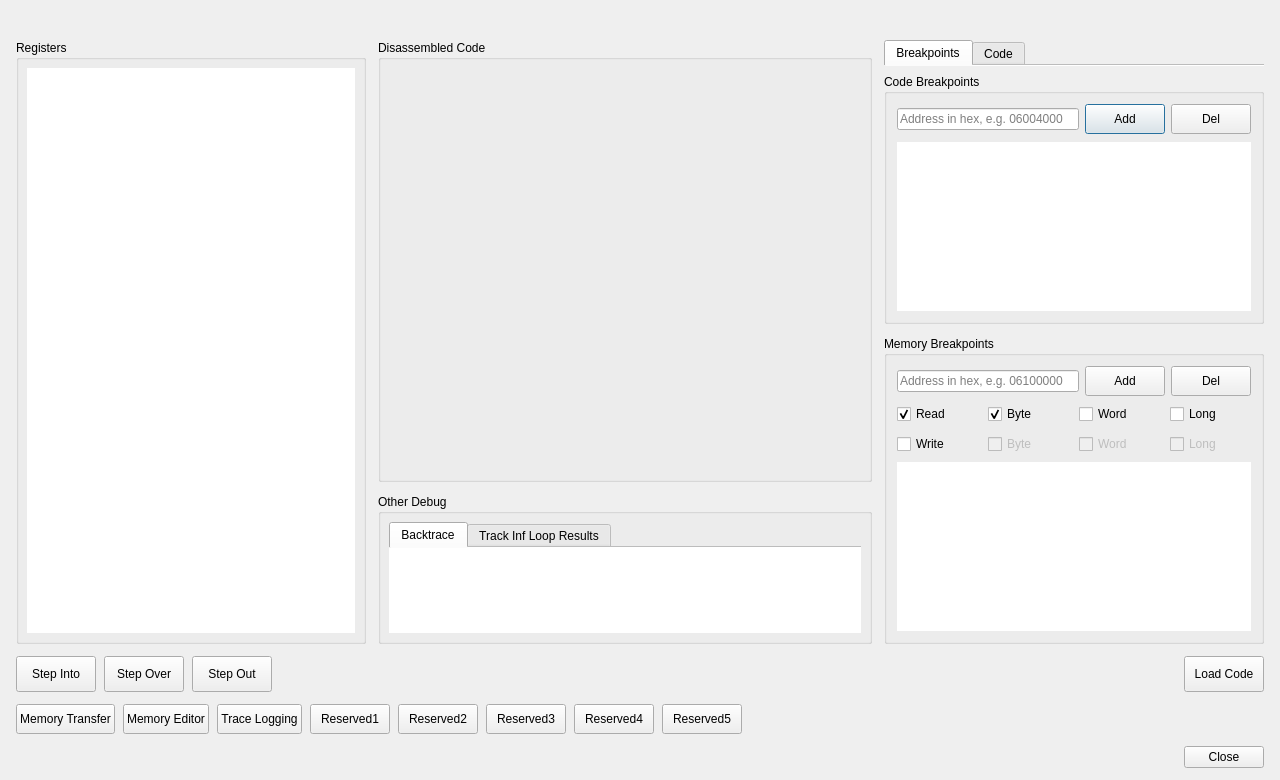
<?xml version="1.0" encoding="UTF-8"?>
<ui version="4.0">
 <class>UIDebugCPU</class>
 <widget class="QDialog" name="UIDebugCPU">
  <property name="geometry"><rect><x>0</x><y>0</y><width>1280</width><height>780</height></rect></property>
  <property name="windowTitle"><string>Debug</string></property>
  <layout class="QVBoxLayout" name="verticalLayout_13">
   <property name="leftMargin"><number>16</number></property><property name="topMargin"><number>14</number></property><property name="rightMargin"><number>16</number></property><property name="bottomMargin"><number>12</number></property><property name="spacing"><number>12</number></property>
   <item><layout class="QHBoxLayout" name="hlHeader"><property name="leftMargin"><number>0</number></property><property name="topMargin"><number>0</number></property><property name="rightMargin"><number>0</number></property><property name="bottomMargin"><number>0</number></property><property name="spacing"><number>8</number></property><item><widget class="QLabel" name="lProcBadge"><property name="text"><string></string></property></widget></item><item><widget class="QLabel" name="lPcChip"><property name="text"><string></string></property></widget></item><item><spacer name="sp_hd"><property name="orientation"><enum>Qt::Horizontal</enum></property><property name="sizeHint" stdset="0"><size><width>0</width><height>0</height></size></property></spacer></item></layout></item>
   <item><layout class="QHBoxLayout" name="hlBody"><property name="leftMargin"><number>0</number></property><property name="topMargin"><number>0</number></property><property name="rightMargin"><number>0</number></property><property name="bottomMargin"><number>0</number></property><property name="spacing"><number>12</number></property><item><widget class="QGroupBox" name="gbRegisters"><property name="title"><string>Registers</string></property><property name="minimumSize"><size><width>310</width><height>0</height></size></property><property name="maximumSize"><size><width>350</width><height>16777215</height></size></property><layout class="QVBoxLayout" name="vlRegs"><property name="leftMargin"><number>8</number></property><property name="topMargin"><number>8</number></property><property name="rightMargin"><number>8</number></property><property name="bottomMargin"><number>8</number></property><item><widget class="QListWidget" name="lwRegisters"><property name="alternatingRowColors"><bool>true</bool></property><property name="frameShape"><enum>QFrame::NoFrame</enum></property></widget></item></layout></widget></item><item><layout class="QVBoxLayout" name="vlCol2" stretch="3,1"><property name="leftMargin"><number>0</number></property><property name="topMargin"><number>0</number></property><property name="rightMargin"><number>0</number></property><property name="bottomMargin"><number>0</number></property><property name="spacing"><number>12</number></property><item><widget class="QGroupBox" name="gbDisassembledCode"><property name="title"><string>Disassembled Code</string></property><layout class="QVBoxLayout" name="vlDisasm"><property name="leftMargin"><number>8</number></property><property name="topMargin"><number>8</number></property><property name="rightMargin"><number>8</number></property><property name="bottomMargin"><number>8</number></property><item><widget class="UIDisasm" name="lwDisassembledCode"/></item></layout></widget></item><item><widget class="QGroupBox" name="gbBackTrace"><property name="title"><string>Other Debug</string></property><property name="minimumSize"><size><width>0</width><height>150</height></size></property><layout class="QVBoxLayout" name="vlOther"><property name="leftMargin"><number>8</number></property><property name="topMargin"><number>8</number></property><property name="rightMargin"><number>8</number></property><property name="bottomMargin"><number>8</number></property><item><widget class="QTabWidget" name="tabOtherDebug"><property name="documentMode"><bool>true</bool></property><widget class="QWidget" name="tab_3"><attribute name="title"><string>Backtrace</string></attribute><layout class="QVBoxLayout" name="vlTab3"><property name="leftMargin"><number>0</number></property><property name="topMargin"><number>0</number></property><property name="rightMargin"><number>0</number></property><property name="bottomMargin"><number>0</number></property><item><widget class="QListWidget" name="lwBackTrace"><property name="alternatingRowColors"><bool>true</bool></property><property name="frameShape"><enum>QFrame::NoFrame</enum></property></widget></item></layout></widget><widget class="QWidget" name="tab_4"><attribute name="title"><string>Track Inf Loop Results</string></attribute><layout class="QVBoxLayout" name="vlTab4"><property name="leftMargin"><number>0</number></property><property name="topMargin"><number>0</number></property><property name="rightMargin"><number>0</number></property><property name="bottomMargin"><number>0</number></property><item><widget class="QTableWidget" name="twTrackInfLoop"><property name="editTriggers"><set>QAbstractItemView::NoEditTriggers</set></property><property name="alternatingRowColors"><bool>true</bool></property><property name="selectionBehavior"><enum>QAbstractItemView::SelectRows</enum></property><property name="frameShape"><enum>QFrame::NoFrame</enum></property><attribute name="verticalHeaderVisible"><bool>false</bool></attribute><column><property name="text"><string>Address</string></property></column><column><property name="text"><string>Count</string></property></column></widget></item></layout></widget></widget></item></layout></widget></item></layout></item><item><widget class="QTabWidget" name="codeTab"><property name="documentMode"><bool>true</bool></property><property name="minimumSize"><size><width>320</width><height>0</height></size></property><property name="maximumSize"><size><width>380</width><height>16777215</height></size></property><widget class="QWidget" name="tabBreakpoints"><attribute name="title"><string>Breakpoints</string></attribute><layout class="QVBoxLayout" name="vlBpTab"><property name="leftMargin"><number>0</number></property><property name="topMargin"><number>8</number></property><property name="rightMargin"><number>0</number></property><property name="bottomMargin"><number>0</number></property><property name="spacing"><number>12</number></property><item><widget class="QGroupBox" name="gbCodeBreakpoints"><property name="title"><string>Code Breakpoints</string></property><layout class="QVBoxLayout" name="vlCodeBp"><property name="leftMargin"><number>10</number></property><property name="topMargin"><number>10</number></property><property name="rightMargin"><number>10</number></property><property name="bottomMargin"><number>10</number></property><property name="spacing"><number>8</number></property><item><layout class="QHBoxLayout" name="hlCodeBp"><property name="leftMargin"><number>0</number></property><property name="topMargin"><number>0</number></property><property name="rightMargin"><number>0</number></property><property name="bottomMargin"><number>0</number></property><property name="spacing"><number>6</number></property><item><widget class="QLineEdit" name="leCodeBreakpoint"><property name="placeholderText"><string>Address in hex, e.g. 06004000</string></property><property name="clearButtonEnabled"><bool>true</bool></property></widget></item><item><widget class="QPushButton" name="pbAddCodeBreakpoint"><property name="text"><string>Add</string></property><property name="minimumSize"><size><width>0</width><height>30</height></size></property><property name="cursor"><cursorShape>PointingHandCursor</cursorShape></property><property name="toolTip"><string>Add a breakpoint on this address</string></property></widget></item><item><widget class="QPushButton" name="pbDelCodeBreakpoint"><property name="text"><string>Del</string></property><property name="minimumSize"><size><width>0</width><height>30</height></size></property><property name="cursor"><cursorShape>PointingHandCursor</cursorShape></property><property name="toolTip"><string>Remove the selected breakpoints</string></property></widget></item></layout></item><item><widget class="QListWidget" name="lwCodeBreakpoints"><property name="alternatingRowColors"><bool>true</bool></property><property name="frameShape"><enum>QFrame::NoFrame</enum></property><property name="toolTip"><string>Double-click a breakpoint to show it in the disassembly</string></property></widget></item></layout></widget></item><item><widget class="QGroupBox" name="gbMemoryBreakpoints"><property name="title"><string>Memory Breakpoints</string></property><layout class="QVBoxLayout" name="vlMemBp"><property name="leftMargin"><number>10</number></property><property name="topMargin"><number>10</number></property><property name="rightMargin"><number>10</number></property><property name="bottomMargin"><number>10</number></property><property name="spacing"><number>8</number></property><item><layout class="QHBoxLayout" name="hlMemBp"><property name="leftMargin"><number>0</number></property><property name="topMargin"><number>0</number></property><property name="rightMargin"><number>0</number></property><property name="bottomMargin"><number>0</number></property><property name="spacing"><number>6</number></property><item><widget class="QLineEdit" name="leMemoryBreakpoint"><property name="placeholderText"><string>Address in hex, e.g. 06100000</string></property><property name="clearButtonEnabled"><bool>true</bool></property></widget></item><item><widget class="QPushButton" name="pbAddMemoryBreakpoint"><property name="text"><string>Add</string></property><property name="minimumSize"><size><width>0</width><height>30</height></size></property><property name="cursor"><cursorShape>PointingHandCursor</cursorShape></property><property name="toolTip"><string>Add a breakpoint on this address</string></property></widget></item><item><widget class="QPushButton" name="pbDelMemoryBreakpoint"><property name="text"><string>Del</string></property><property name="minimumSize"><size><width>0</width><height>30</height></size></property><property name="cursor"><cursorShape>PointingHandCursor</cursorShape></property><property name="toolTip"><string>Remove the selected breakpoints</string></property></widget></item></layout></item><item><layout class="QGridLayout" name="glRW"><property name="leftMargin"><number>0</number></property><property name="topMargin"><number>0</number></property><property name="rightMargin"><number>0</number></property><property name="bottomMargin"><number>0</number></property><property name="spacing"><number>10</number></property><item row="0" column="0"><widget class="QCheckBox" name="cbRead"><property name="text"><string>Read</string></property><property name="checked"><bool>true</bool></property></widget></item><item row="0" column="1"><widget class="QCheckBox" name="cbReadByte"><property name="text"><string>Byte</string></property><property name="checked"><bool>true</bool></property></widget></item><item row="0" column="2"><widget class="QCheckBox" name="cbReadWord"><property name="text"><string>Word</string></property></widget></item><item row="0" column="3"><widget class="QCheckBox" name="cbReadLong"><property name="text"><string>Long</string></property></widget></item><item row="1" column="0"><widget class="QCheckBox" name="cbWrite"><property name="text"><string>Write</string></property></widget></item><item row="1" column="1"><widget class="QCheckBox" name="cbWriteByte"><property name="text"><string>Byte</string></property><property name="enabled"><bool>false</bool></property></widget></item><item row="1" column="2"><widget class="QCheckBox" name="cbWriteWord"><property name="text"><string>Word</string></property><property name="enabled"><bool>false</bool></property></widget></item><item row="1" column="3"><widget class="QCheckBox" name="cbWriteLong"><property name="text"><string>Long</string></property><property name="enabled"><bool>false</bool></property></widget></item></layout></item><item><widget class="QListWidget" name="lwMemoryBreakpoints"><property name="alternatingRowColors"><bool>true</bool></property><property name="frameShape"><enum>QFrame::NoFrame</enum></property></widget></item></layout></widget></item></layout></widget><widget class="QWidget" name="codePanel"><attribute name="title"><string>Code</string></attribute><layout class="QVBoxLayout" name="vlCodeTab"><property name="leftMargin"><number>0</number></property><property name="topMargin"><number>8</number></property><property name="rightMargin"><number>0</number></property><property name="bottomMargin"><number>0</number></property><item><widget class="QTextBrowser" name="codeBrowser"><property name="frameShape"><enum>QFrame::NoFrame</enum></property></widget></item></layout></widget></widget></item></layout></item>
   <item><layout class="QHBoxLayout" name="hlExec"><property name="leftMargin"><number>0</number></property><property name="topMargin"><number>0</number></property><property name="rightMargin"><number>0</number></property><property name="bottomMargin"><number>0</number></property><property name="spacing"><number>8</number></property><item><widget class="QPushButton" name="pbStepInto"><property name="text"><string>Step Into</string></property><property name="minimumSize"><size><width>0</width><height>36</height></size></property><property name="cursor"><cursorShape>PointingHandCursor</cursorShape></property><property name="toolTip"><string>Execute one instruction (F11)</string></property></widget></item><item><widget class="QPushButton" name="pbStepOver"><property name="text"><string>Step Over</string></property><property name="minimumSize"><size><width>0</width><height>36</height></size></property><property name="cursor"><cursorShape>PointingHandCursor</cursorShape></property><property name="toolTip"><string>Execute one instruction, running calls to the end (F10)</string></property></widget></item><item><widget class="QPushButton" name="pbStepOut"><property name="text"><string>Step Out</string></property><property name="minimumSize"><size><width>0</width><height>36</height></size></property><property name="cursor"><cursorShape>PointingHandCursor</cursorShape></property><property name="toolTip"><string>Run until the current function returns (Shift+F11)</string></property></widget></item><item><spacer name="sp_ex"><property name="orientation"><enum>Qt::Horizontal</enum></property><property name="sizeHint" stdset="0"><size><width>0</width><height>0</height></size></property></spacer></item><item><widget class="QPushButton" name="pbLoadCode"><property name="text"><string>Load Code</string></property><property name="minimumSize"><size><width>0</width><height>36</height></size></property><property name="cursor"><cursorShape>PointingHandCursor</cursorShape></property><property name="toolTip"><string>Go to an address (Ctrl+G)</string></property></widget></item></layout></item>
   <item><layout class="QHBoxLayout" name="hlTools"><property name="leftMargin"><number>0</number></property><property name="topMargin"><number>0</number></property><property name="rightMargin"><number>0</number></property><property name="bottomMargin"><number>0</number></property><property name="spacing"><number>8</number></property><item><widget class="QPushButton" name="pbMemoryTransfer"><property name="text"><string>Memory Transfer</string></property><property name="minimumSize"><size><width>0</width><height>30</height></size></property><property name="cursor"><cursorShape>PointingHandCursor</cursorShape></property></widget></item><item><widget class="QPushButton" name="pbMemoryEditor"><property name="text"><string>Memory Editor</string></property><property name="minimumSize"><size><width>0</width><height>30</height></size></property><property name="cursor"><cursorShape>PointingHandCursor</cursorShape></property></widget></item><item><widget class="QPushButton" name="pbTraceLogging"><property name="text"><string>Trace Logging</string></property><property name="minimumSize"><size><width>0</width><height>30</height></size></property><property name="cursor"><cursorShape>PointingHandCursor</cursorShape></property></widget></item><item><widget class="QPushButton" name="pbReserved1"><property name="text"><string>Reserved1</string></property><property name="minimumSize"><size><width>0</width><height>30</height></size></property><property name="cursor"><cursorShape>PointingHandCursor</cursorShape></property></widget></item><item><widget class="QPushButton" name="pbReserved2"><property name="text"><string>Reserved2</string></property><property name="minimumSize"><size><width>0</width><height>30</height></size></property><property name="cursor"><cursorShape>PointingHandCursor</cursorShape></property></widget></item><item><widget class="QPushButton" name="pbReserved3"><property name="text"><string>Reserved3</string></property><property name="minimumSize"><size><width>0</width><height>30</height></size></property><property name="cursor"><cursorShape>PointingHandCursor</cursorShape></property></widget></item><item><widget class="QPushButton" name="pbReserved4"><property name="text"><string>Reserved4</string></property><property name="minimumSize"><size><width>0</width><height>30</height></size></property><property name="cursor"><cursorShape>PointingHandCursor</cursorShape></property></widget></item><item><widget class="QPushButton" name="pbReserved5"><property name="text"><string>Reserved5</string></property><property name="minimumSize"><size><width>0</width><height>30</height></size></property><property name="cursor"><cursorShape>PointingHandCursor</cursorShape></property></widget></item><item><spacer name="sp_tl"><property name="orientation"><enum>Qt::Horizontal</enum></property><property name="sizeHint" stdset="0"><size><width>0</width><height>0</height></size></property></spacer></item></layout></item>
   <item><layout class="QHBoxLayout" name="hlFoot"><property name="leftMargin"><number>0</number></property><property name="topMargin"><number>0</number></property><property name="rightMargin"><number>0</number></property><property name="bottomMargin"><number>0</number></property><property name="spacing"><number>8</number></property><item><widget class="QLabel" name="lStatus"><property name="text"><string></string></property></widget></item><item><spacer name="sp_ft"><property name="orientation"><enum>Qt::Horizontal</enum></property><property name="sizeHint" stdset="0"><size><width>0</width><height>0</height></size></property></spacer></item><item><widget class="QDialogButtonBox" name="dbbButtons"><property name="standardButtons"><set>QDialogButtonBox::Close</set></property></widget></item></layout></item>
  </layout>
 </widget>
 <customwidgets>
  <customwidget>
   <class>UIDisasm</class>
   <extends>QWidget</extends>
   <header>UIDisasm.h</header>
   <container>1</container>
  </customwidget>
 </customwidgets>
 <resources/>
 <connections>
  <connection><sender>dbbButtons</sender><signal>rejected()</signal><receiver>UIDebugCPU</receiver><slot>reject()</slot></connection>
 </connections>
</ui>
